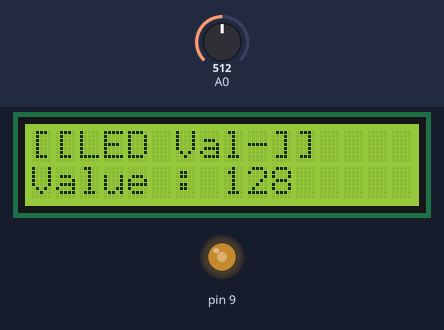
A sketch run on a simulated Arduino Uno, built with avr-gcc and run on an emulated ATmega328P. Parts: 16×2 character LCD, output pins drawn as LEDs (lit = HIGH). The inputs (shaded band) are chosen by the test bench; at power-on: A0 = 512.

Above: at 1.2 s.
1.3 s: A0 set to 306
At 2.2 s:
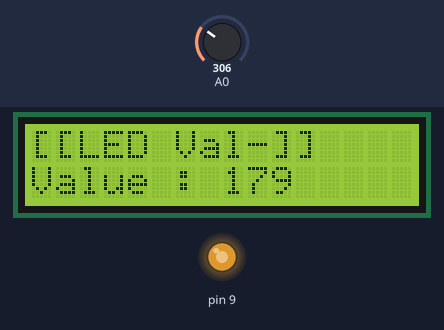
2.8 s: A0 set to 122
At 3.3 s:
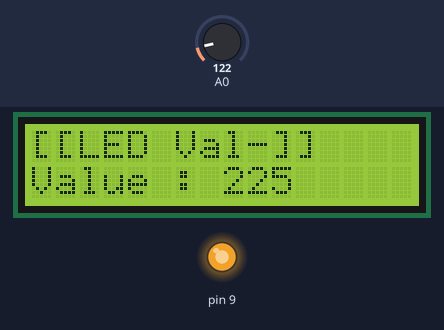
4.3 s: A0 set to 900
At 5.5 s:
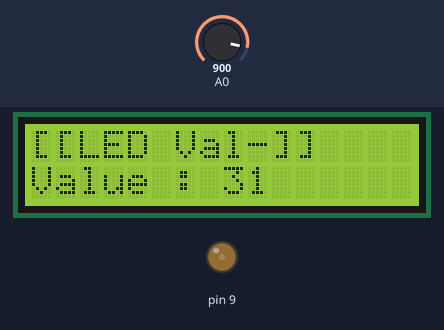
5.8 s: A0 set to 1023
At 6.8 s:
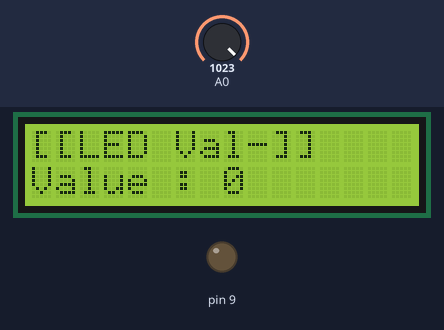
7.3 s: A0 set to 511
At 8.0 s:
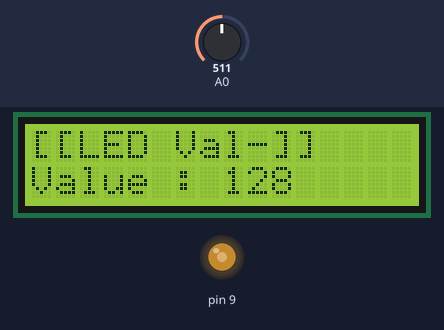
Timing chart, 0 to 9.8 s (numbered marks = the images above; inputs shaded):
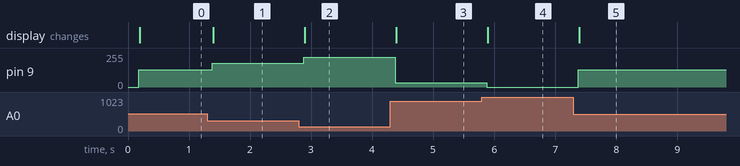

The sketch:

ex25_LEDcontrol_withLCD.ino
```cpp
#include <MiniCom.h>
#include <Analog.h>
#include <PWMLed.h>

// 1초에 10번 측정
// 가변저항 값을 측정
// LED 밝기를 조정
// 밝기 값을 LCD 에 출력
MiniCom com;
PWMLed led(9, 0);
Analog sensor(A0, 255, 0);

void setup() {
  // put your setup code here, to run once:
  com.init();
  com.print(0, "[[LED Val-]]");
  com.setInterval(100, check); //1초에 10번 측정
}

void loop() {
  // put your main code here, to run repeatedly:
  com.run();
}

void check() {
  int val;

  val = sensor.read(); // 가변저항 값을 측정
  led.setValue(val); // LED 밝기 조정

  com.print(1, "Value : ", val);
}
```

Measured:
- after the input at 1.3 s, pin 9: 128/255 → 179/255 after 0.08 s; the display: changes after 0.10 s (image 1)
- after the input at 2.8 s, pin 9: 179/255 → 225/255 after 0.08 s; the display: changes after 0.10 s (image 2)
- after the input at 4.3 s, pin 9: 225/255 → 31/255 after 0.08 s; the display: changes after 0.10 s (image 3)
- after the input at 5.8 s, pin 9: 31/255 → 0/255 after 0.08 s; the display: changes after 0.10 s (image 4)
- after the input at 7.3 s, pin 9: 0/255 → 128/255 after 0.08 s; the display: changes after 0.10 s (image 5)
